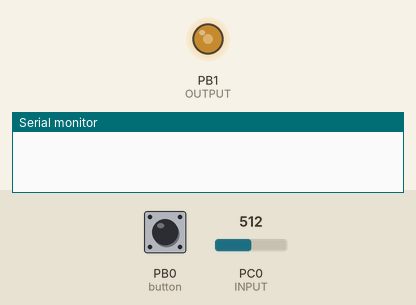
Simulated run of this program. Board: ATmega328P, built with avr-gcc and emulated at 16 MHz. Shown: output pins drawn as LEDs (lit = HIGH), the last lines printed to the serial monitor. Dashed ring = blinking. The test bench sets the inputs (shaded band); at power-on: PB0 (button) HIGH, PC0 (INPUT) = 512.

Above: at 1.28 s.
1.3 s: PB0 (button) pulled LOW for 0.15 s
2.9 s: PC0 (INPUT) set to 716
At 3.5 s:
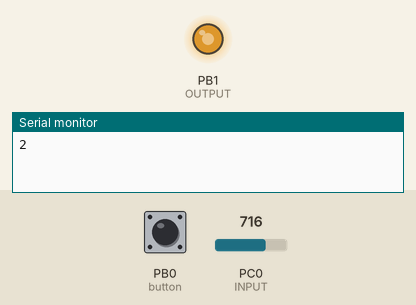
4.4 s: PB0 (button) pulled LOW for 1 s
At 7.7 s:
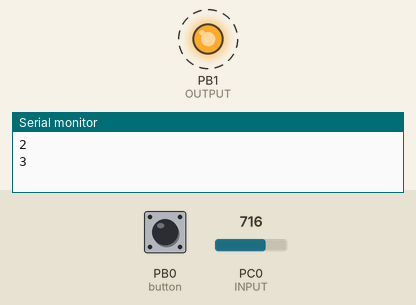
7.8 s: PB0 (button) pulled LOW for 3.2 s
At 8.4 s:
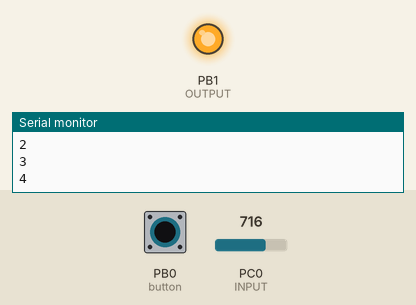
Timing chart, 0 to 10.8 s (numbered marks = the images above; inputs shaded):
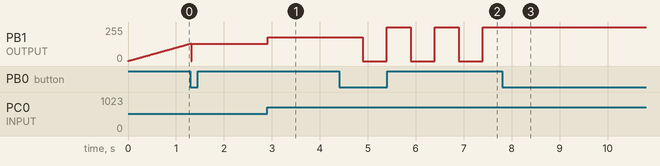

The program:

main.c
```c
#include <avr/interrupt.h>
#include <avr/io.h>
#include <avr/pgmspace.h>
#include <stdio.h>
#include <stdbool.h>

#include "led.h"
#include "serial.h"
#include "timer.h"
#include "adc.h"
#include "bitshift.h"
#include "button.h"

//deluppgift 4: ANVÄNDARSTYRT BETEENDE
//
//timer1 konfigureras till pwm för att kontrollera blått ljus (digital pin 9) på arduinoskölden
//timer2 konfigureras till CTC med 100 hz alltså 10ms period. Den är interruptstyrd.
//digital pin 8 interuppt aktiveras för att få tillgång till sköldens key1 knapp.
//
//stateExecuter körs varje gång timer2 tickar eftersom alla states (förutom ledoff) är timerberoende.
//stateHandler byter state vid knappinterrupt och skriver ut nuvarande state på serial.

//timer2 variables
volatile bool timerDebounce = false;
volatile bool timerStateExecuter = false;

volatile bool debounceTimer;
volatile bool buttonInterrupt = false;

bool released; //buttonReader variable
bool releasedConfirm; //debounce variable. activates statechange.

int state = 1;

volatile uint8_t adcValue = 0;

void main (void) {
	timerInit();
	uart_init();

	buttonInit();
	ledInit();
	adcInit();

	sei();

	while(1){
	//Alla dessa funktioner är nedanför i main.c filen
	buttonReader();
	debounce();
	stateHandler();
	stateExecuter();
	}
}

ISR(TIMER2_COMPA_vect) {
	timerDebounce = true;
	timerStateExecuter = true;
}

ISR(ADC_vect) {
	/*
		ISR interrupt that triggers when ADC conversation is finished
		Adc converted value is set to adcValue variabel
	*/
	adcValue = ADCH;
}

ISR(PCINT0_vect) {
	if(!timerDebounce)buttonInterrupt = true; //Only read interrupts while debouncetimer is off
}

void buttonReader(){
	if(buttonInterrupt){
		if(!(PINB & (1 << PB0))) {released = true;} //reads if PB0 is 0, meaning button is released.
		buttonInterrupt = false; //reseting interrupt bool
		TCNT2=0; //restart timer
	}
}

void debounce(){
	if(timerDebounce){//enters this loop 10 ms after timer restarts.
		if(released){
			if(!(PINB & (1 << PB0))){releasedConfirm=true;} //checks if button is still released after 10 ms.
			released = false;
			}
		timerDebounce = false;
	}
}

void stateHandler(){
	if(releasedConfirm){ //ny state om knappen har släppts upp
		releasedConfirm=false;
		switch(state){
			case 1:
				state++;
				printf_P(PSTR("2\r\n"));
				break;
			case 2:
				state++;
				printf_P(PSTR("3\r\n"));
				break;
			case 3:
				state++;
				printf_P(PSTR("4\r\n"));
				break;
			case 4:
				state=1;
				printf_P(PSTR("1\r\n"));
				break;
		}
	}
}

void stateExecuter(){
	if(timerStateExecuter){ //kör stateExecuter var 10ms alltså varje gång timer2 interruptas.
		timerStateExecuter=false;
		switch(state){
			case 1:
				pulse(); //funktion finns i led.c
				break;
			case 2:
				potentiometer(); //funktion finns nedan.
				break;
			case 3:
				blink(); //funktion finns i led.c
				break;
			case 4:
				off(); //funktion finns i led.c
				break;
		}
	}
}

void potentiometer(){
	ADCSRA |= (1 << ADSC); //starts ADC conversion
	OCR1A = adcValue;
}
```

adc.c
```c
#include <avr/io.h>
#include "adc.h"
#include "led.h"
#include "bitshift.h"

void adcInit(){

    //pin A0 set to input.
    pinDirection(&DDRC, INPUT, PC0);

    //AVCC with external capacitor at AREF pin
    setBitHigh(&ADMUX, REFS0);
    setBitLow(&ADMUX, REFS1);

    //Prescaler 8
    setBitHigh(&ADCSRA, ADPS0);
    setBitHigh(&ADCSRA, ADPS1);
    setBitLow(&ADCSRA, ADPS2);

    //ADC Left Adjust Result
    setBitHigh(&ADMUX, ADLAR);

    //ADC Enable
    setBitHigh(&ADCSRA, ADEN);

    //ADC Interrupt Enable
    setBitHigh(&ADCSRA, ADIE);
}
```

adc.h
```c
#ifndef _ADC_H_
#define _ADC_H_

void adcInit();

#endif // _ADC_H_
```

bitshift.c
```c
#include "bitshift.h"
#include <avr/io.h>

void toggleBit(uint8_t* Register, uint8_t bit)
{
    *Register^=(1<<bit);
}

void setBitHigh(uint8_t* Register, uint8_t bit)
{
    *Register|=(1<<bit);
}

void setBitLow(uint8_t* Register, uint8_t bit)
{
    *Register&=~(1<<bit);
}

void pinDirection(uint8_t* Register, Direction direction, uint8_t bit) //Sets pindirection. Uses Enums.
{
    if(direction==INPUT){
        setBitLow(Register, bit);
    }
    if(direction==OUTPUT){
        setBitHigh(Register, bit);
    }
}
```

bitshift.h
```c
#ifndef _BITSHIFT_H_
#define _BITSHIFT_H_

#include "stdint.h"

typedef enum{
    INPUT,
    OUTPUT
} Direction;

void toggleBit(uint8_t*, uint8_t);
void setBitHigh(uint8_t*, uint8_t);
void setBitLow(uint8_t*, uint8_t);
void pinDirection(uint8_t*, Direction, uint8_t);

#endif // _BITSHIFT_H_
```

button.c
```c
#include <avr/io.h>
#include "bitshift.h"

void buttonInit(){
    pinDirection(&DDRB, INPUT, PB0);
    setBitHigh(&PCICR, PCIE0); // enable interrupts
	setBitHigh(&PCMSK0, PCINT0); // enable interrupt PB0
}
```

button.h
```c
#ifndef _BUTTON_H_
#define _BUTTON_H_

void buttonInit();

#endif // _BUTTON_H_
```

led.c
```c
#include <avr/io.h>
#include <avr/pgmspace.h>
#include <stdio.h>
#include <stdbool.h>

#include "serial.h"
#include "led.h"
#include "bitshift.h"

uint8_t pwm = 0;
uint8_t direction;
int count = 0;
bool toggle;

void ledInit() {
    pinDirection(&DDRB, OUTPUT, PB1);
}

uint8_t simpleRamp(){
    if(pwm == 0) direction=1;
    if(pwm == 255) direction=-1;
    pwm+=direction;
    return pwm;
}

void pulse(){
    OCR1A = simpleRamp(pwm, direction); //updates timer0 duty cycle with simpleramp.
}

void blink(){
    count++;
    if(count==50){
        toggle=!toggle;
        if(toggle)OCR1A = 0;
        else OCR1A = 255;
        count=0;
    }
}

void off(){
    OCR1A = 255;
}
```

led.h
```c
#ifndef _LED_H_
#define _LED_H_

void ledInit();
void pulse();
uint8_t simple_ramp();

#endif // _LED_H_
```

serial.c
```c
#include <avr/io.h>

#include <stdio.h>

#include "serial.h"

static FILE uart_stdout = FDEV_SETUP_STREAM(uart_putchar, NULL, _FDEV_SETUP_WRITE);

void uart_init(void) {
	UBRR0H = (unsigned char)(UBRR >> 8);
	UBRR0L = (unsigned char)(UBRR);
	UCSR0A = 0;
	UCSR0B = (1 << TXEN0 | 1 << RXEN0);
	UCSR0C = (1 << UCSZ01 | 1 << UCSZ00);

	stdout = &uart_stdout;
}


int uart_putchar(char chr, FILE *stream) {
	if (chr == '\n') {
		uart_putchar('\r', NULL);
	}
	while (!(UCSR0A & (1 << UDRE0)))
		;
	UDR0 = chr;
	return 0;
}

char uart_getchar(void) {
	while (!(UCSR0A & (1 << RXC0)))
		;
	return UDR0;
}
```

serial.h
```c
#ifndef SERIAL_H_
#define SERIAL_H_

#define BAUDRATE 38400
#define UBRR (F_CPU/16/BAUDRATE-1)

void uart_init(void);

int uart_putchar(char chr, FILE *stream);

char uart_getchar(void);

#endif
```

timer.c
```c
#include <avr/io.h>

#include "timer.h"


void timerInit(){
	timer1Init();
	timer2Init();
}

void timer1Init(){
	//set fast PWM mode
	setBitHigh(&TCCR1A, WGM10);
	setBitLow(&TCCR1A, WGM11);
	setBitHigh(&TCCR1B, WGM12);
	setBitLow(&TCCR1B, WGM13);

	//set non-inverting mode
	setBitLow(&TCCR1A, COM1A0);
	setBitHigh(&TCCR1A, COM1A1);

	//set Prescaler 64
	setBitHigh(&TCCR1B, CS10);
	setBitHigh(&TCCR1B, CS11);
	setBitLow(&TCCR1B, CS12);

	//PWM-frequency calculations:
	//
	//Timer0Frequency = ATmegaFrequency * Prescaler = 16 000 000 / 64 = 250 000 Hz
	//Bottom=0, TOP = 255. A PWMCycle is 256 counts. (We start at 0).
	//PWM-frequency = 250 000 / 256 = 976.5625 hz
	//Almost 1000 pwmcykles/second.
}

void timer2Init(){
	//set CTC (Clear Timer on Compare Match Mode)
	setBitLow(&TCCR2A, WGM20);
	setBitHigh(&TCCR2A, WGM21);
	setBitLow(&TCCR2B, WGM22);

	//set Prescaler 1024
	setBitHigh(&TCCR2B, CS20);
	setBitHigh(&TCCR2B, CS21);
	setBitHigh(&TCCR2B, CS22);

	//enabling output compare a match interrupt
	setBitHigh(&TIMSK2, OCIE2A);

	//set OCR2A value. 100Hz.

	OCR2A = 155;
}
```

timer.h
```c
#ifndef _TIMER_H_
#define _TIMER_H_

void timer_init();
void timer1Init();
void timer2Init();

#endif // _TIMER_H_
```

Measured:
- after the input at 2.9 s, PB1 (OUTPUT): 128/255 → 179/255 at once
- after the input at 4.4 s, PB1 (OUTPUT): alternates 255/255 for 0.50 s and 0/255 for 0.50 s, starting after 0.50 s
- after the input at 7.8 s, PB1 (OUTPUT): stops changing and stays 255/255
